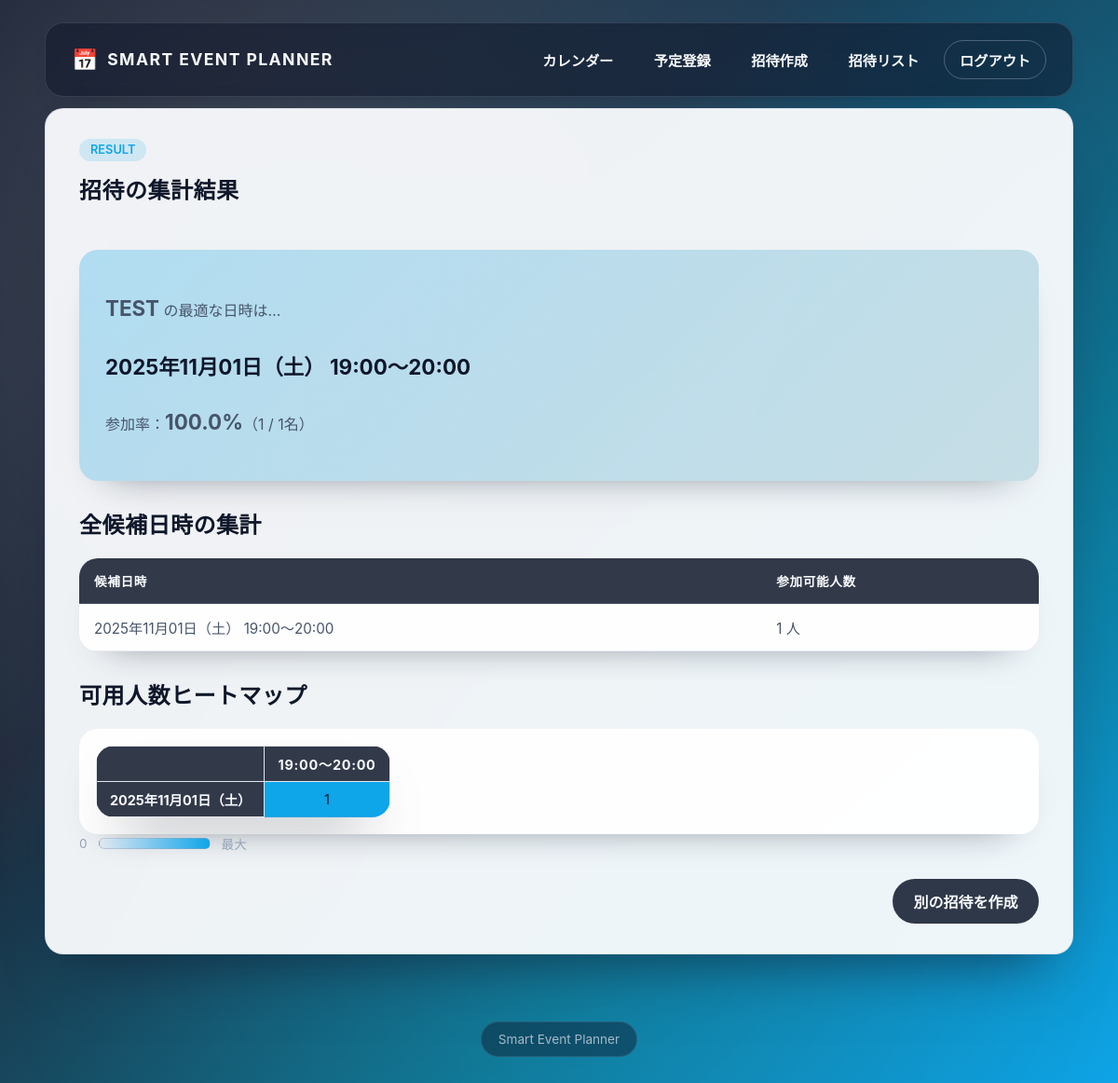
The page /event/1/results (signed in) on the database its author committed.
### tables this page shows
CREATE TABLE events(
          id INTEGER PRIMARY KEY AUTOINCREMENT,
          organizer_id INTEGER NOT NULL,
          title TEXT NOT NULL,
          start_datetime TEXT NOT NULL,
          end_datetime TEXT NOT NULL,
          status TEXT DEFAULT 'pending',
          created_at DATETIME DEFAULT CURRENT_TIMESTAMP,
          FOREIGN KEY(organizer_id) REFERENCES users(id)
        );

CREATE TABLE event_slots(
          id INTEGER PRIMARY KEY AUTOINCREMENT,
          event_id INTEGER NOT NULL,
          start_datetime TEXT NOT NULL,
          end_datetime TEXT NOT NULL,
          created_at DATETIME DEFAULT CURRENT_TIMESTAMP,
          FOREIGN KEY(event_id) REFERENCES events(id)
        );

### sep.py (the view)
@app.route('/event/<int:event_id>/results')
@login_required
def event_results(event_id):
    db = get_db()
    event = db.execute('SELECT * FROM events WHERE id=? AND organizer_id=?',
                       (event_id, session['user_id'])).fetchone()
    if not event:
        return "アクセス権がありません。", 403
    result = find_best_schedule(event_id)
    result['event_title'] = event['title']
    invitees = db.execute('SELECT * FROM invitees WHERE event_id=?', (event_id,)).fetchall()
    return render_template('invite_result.html', result=result,
                           invitees=invitees, event=event)

### sep.py (called while the page is built)
@app.before_request
def _assign_req_id():
    g.req_id = uuid.uuid4().hex[:12]
    g.req_ts = pytime.time()

@app.after_request
def _log_req_summary(response):
    try:
        dur_ms = int((pytime.time() - getattr(g, "req_ts", pytime.time())) * 1000)
        ai_logger.debug(json.dumps({
            "event": "http_request",
            "req_id": getattr(g, "req_id", None),
            "path": request.path,
            "method": request.method,
            "status": response.status_code,
            "duration_ms": dur_ms
        }, ensure_ascii=False))
    except Exception:
        pass
    return response

def fmt_ja_date(dt: datetime) -> str:
    return dt.strftime('%Y年%m月%d日') + f"（{WEEKDAYS_JA[dt.weekday()]}）"

def get_db():
    db = getattr(g, '_database', None)
    if db is None:
        db = g._database = sqlite3.connect(DATABASE)
        db.row_factory = sqlite3.Row
    return db

@app.teardown_appcontext
def close_connection(exc):
    db = getattr(g, '_database', None)
    if db:
        db.close()

def login_required(f):
    @wraps(f)
    def wrapper(*args, **kwargs):
        if 'user_id' not in session:
            flash('ログインが必要です。', 'warning')
            return redirect(url_for('login'))
        return f(*args, **kwargs)
    return wrapper

### templates/invite_result.html (shortened to what this page needs)
{% extends "base.html" %}
{% block content %}
  <section class="surface-card result-card">
    <div>
      <span class="tag">RESULT</span>
      <h1 style="margin-top: 12px;">招待の集計結果</h1>
    </div>
    {% if result.error %}
      <div class="empty-state">
        <p>{{ result.error }}</p>
      </div>
    {% elif result.message %}
      <div class="empty-state">
        <p>{{ result.message }}</p>
      </div>
    {% else %}
      <div class="result-summary">
        <p><strong>{{ result.event_title }}</strong> の最適な日時は…</p>
        <strong>{{ result.best_schedule }}</strong>
        <p>参加率：<strong>{{ result.participation_rate }}</strong>（{{ result.attendees }} / {{ result.total_invitees }}名）</p>
      </div>
      <div>
        <h2>全候補日時の集計</h2>
        <table class="details-table">
          <thead>
            <tr><th>候補日時</th><th>参加可能人数</th></tr>
          </thead>
          <tbody>
            {% for item in result.details %}
              <tr>
                <td data-label="候補日時">{{ item.date_label or item.time.split(' ')[0] }} {{ item.time_label or item.time.split(' ')|last }}</td>
                <td data-label="参加可能人数">{{ item.count }} 人</td>
              </tr>
            {% endfor %}
          </tbody>
        </table>
      </div>
      <div>
        <h2>可用人数ヒートマップ</h2>
        <div class="heatmap-wrapper">
          <table id="heatmap" class="heatmap-table"></table>
        </div>
        <div class="legend"><span>0</span><div class="legend-bar"></div><span>最大</span></div>
      </div>
    {% endif %}
    <div class="inline-actions" style="justify-content: flex-end;">
      <a href="{{ url_for('invite') }}" class="btn btn-secondary">別の招待を作成</a>
    </div>
  </section>
{% endblock %}

### templates/base.html (style rules this page uses)
:root { --gradient: linear-gradient(135deg, #0f172a 0%, #1e293b 35%, #0e7490 70%, #0ea5e9 100%); --glass: rgba(15, 23, 42, 0.55); --glass-strong: rgba(15, 23, 42, 0.72); --surface: rgba(248, 250, 252, 0.96); --surface-strong: rgba(255, 255, 255, 0.98); --text-primary: #0f172a; --text-secondary: #475569; --text-muted: #94a3b8; --text-inverse: #f8fafc; --accent: #38bdf8; --accent-strong: #0ea5e9; --danger: #f43f5e; --success: #22c55e; --warning: #f59e0b; --info: #0ea5e9; --radius-lg: 20px; --radius-md: 14px; --radius-sm: 10px; --shadow-lg: 0 35px 60px -30px rgba(15, 23, 42, 0.65); --shadow-md: 0 20px 40px -32px rgba(15, 23, 42, 0.65); --shadow-sm: 0 12px 26px -20px rgba(15, 23, 42, 0.55); color-scheme: light; }
* { box-sizing: border-box; }
body { margin: 0; min-height: 100vh; font-family: 'Noto Sans JP', 'Inter', 'Segoe UI', sans-serif; color: var(--text-primary); background: var(--gradient); background-attachment: fixed; position: relative; }
body::before { content: ''; position: fixed; inset: 0; pointer-events: none; background: radial-gradient(circle at 20% 20%, rgba(255, 255, 255, 0.18), transparent 55%), radial-gradient(circle at 80% 10%, rgba(14, 165, 233, 0.18), transparent 50%), radial-gradient(circle at 50% 80%, rgba(56, 189, 248, 0.12), transparent 55%); z-index: -1; }
a { color: inherit; }
.surface-card { background: var(--surface); border-radius: var(--radius-lg); padding: 32px 36px; box-shadow: var(--shadow-lg); border: 1px solid rgba(148, 163, 184, 0.22); backdrop-filter: blur(18px); }
.surface-card h1, .surface-card h2, .surface-card h3 { margin-top: 0; color: var(--text-primary); font-weight: 700; letter-spacing: 0.02em; }
.surface-card p { color: var(--text-secondary); line-height: 1.7; }
.btn, .button { display: inline-flex; align-items: center; justify-content: center; gap: 8px; padding: 0.75rem 1.4rem; border-radius: 999px; border: none; font-weight: 700; font-size: 1rem; cursor: pointer; text-decoration: none; transition: transform 0.2s ease, box-shadow 0.2s ease, background 0.2s ease; }
.btn-secondary { background: rgba(15, 23, 42, 0.85); color: var(--text-inverse); }
.inline-actions { display: flex; flex-wrap: wrap; gap: 12px; }
table { width: 100%; border-collapse: collapse; background: var(--surface-strong); border-radius: var(--radius-lg); overflow: hidden; box-shadow: var(--shadow-lg); }
th, td { padding: 16px 18px; text-align: left; font-size: 0.95rem; color: var(--text-secondary); border-bottom: 1px solid rgba(148, 163, 184, 0.2); }
thead th { background: rgba(15, 23, 42, 0.85); color: var(--text-inverse); font-size: 0.85rem; letter-spacing: 0.05em; text-transform: uppercase; }
.tag { display: inline-flex; align-items: center; padding: 0.3rem 0.75rem; border-radius: 999px; font-size: 0.8rem; font-weight: 600; background: rgba(14, 165, 233, 0.15); color: var(--accent-strong); }

### templates/invite_result.html (style rules this page uses)
.result-card { display: grid; gap: 28px; }
.result-summary { background: linear-gradient(135deg, rgba(14, 165, 233, 0.28), rgba(14, 116, 144, 0.18)); border-radius: var(--radius-lg); padding: 28px; color: var(--text-primary); box-shadow: var(--shadow-md); display: grid; gap: 10px; }
.result-summary strong { font-size: 1.4rem; }
.details-table { width: 100%; border-collapse: collapse; background: rgba(255, 255, 255, 0.96); border-radius: var(--radius-lg); overflow: hidden; box-shadow: var(--shadow-md); }
.details-table th, .details-table td { padding: 14px 16px; border-bottom: 1px solid rgba(148, 163, 184, 0.25); }
.details-table thead th { background: rgba(15, 23, 42, 0.85); color: var(--text-inverse); }
.heatmap-wrapper { overflow-x: auto; background: rgba(255, 255, 255, 0.94); padding: 18px; border-radius: var(--radius-lg); box-shadow: var(--shadow-md); }
.heatmap-table { border-collapse: collapse; width: max-content; }
.legend { display: flex; align-items: center; gap: 12px; font-size: 0.85rem; color: var(--text-muted); }
.legend-bar { height: 12px; width: 120px; border-radius: 999px; background: linear-gradient(90deg, rgba(226, 232, 240, 1) 0%, rgba(14, 165, 233, 1) 100%); border: 1px solid rgba(148, 163, 184, 0.45); }

### rows shown on the page
events: event_title "TEST"
event_slots: date_label "2025年11月01日（土）", time_label "19:00〜20:00", count "1"

### other values the page prints
{{ result.best_schedule }} "2025年11月01日（土） 19:00〜20:00"
{{ result.participation_rate }} "100.0%"
{{ result.attendees }} "1"
{{ result.total_invitees }} "1"
